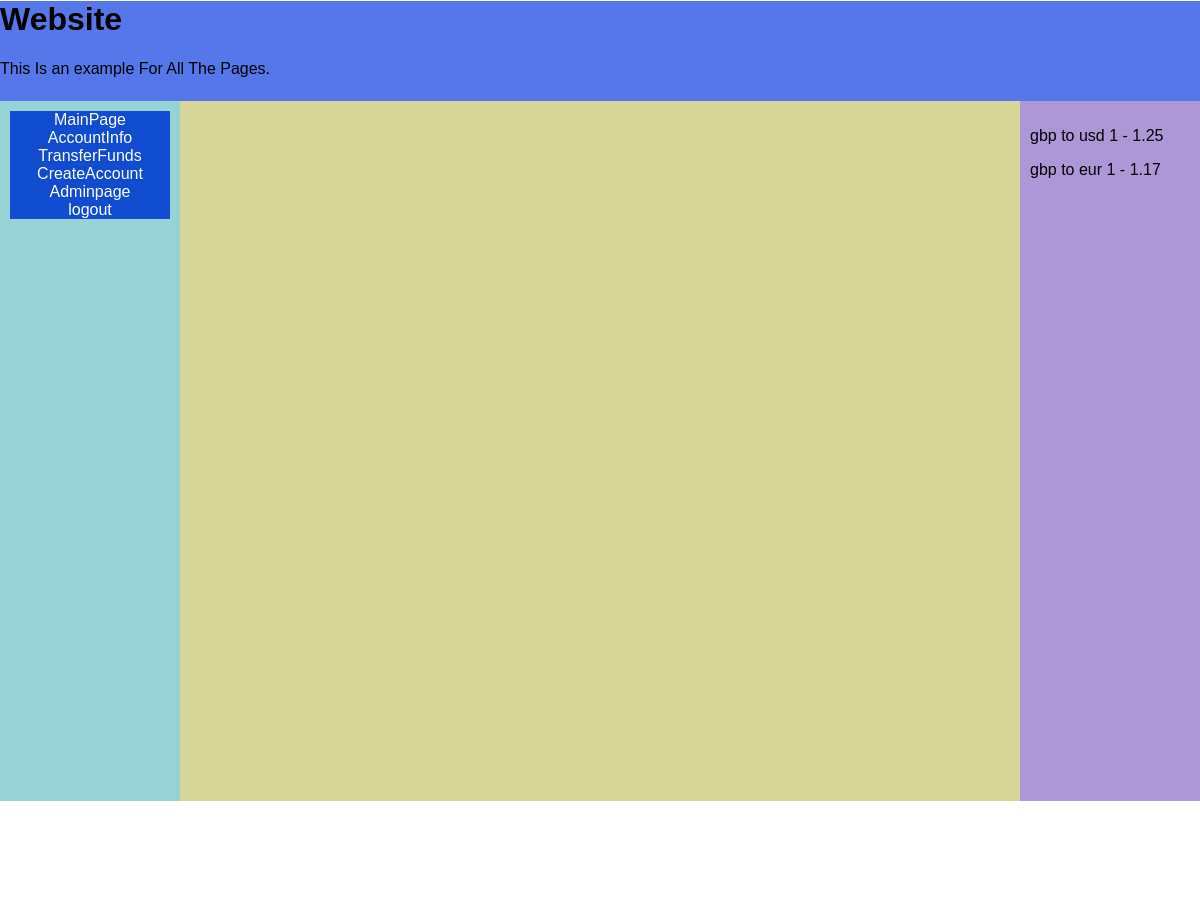
The app's page /pages/accountinfo.php (signed in), older data.
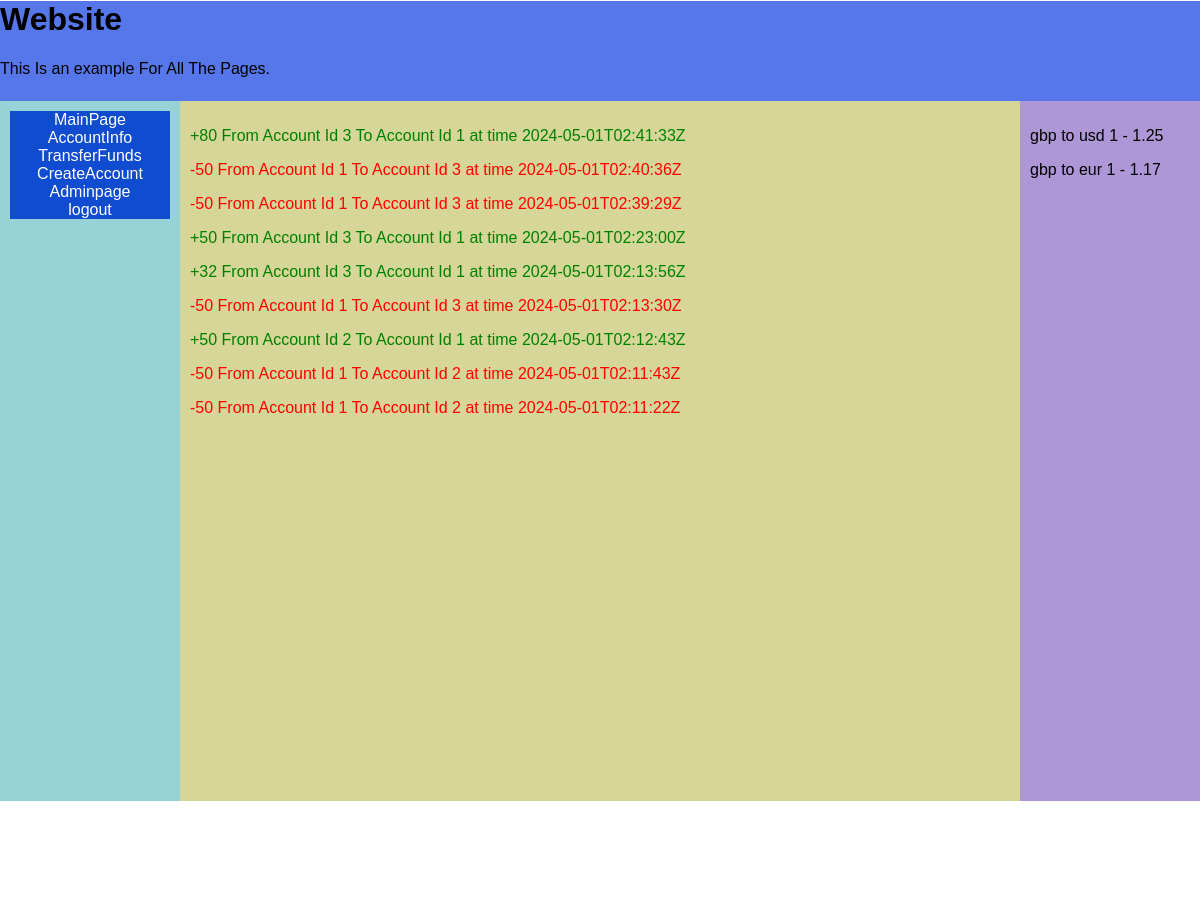
The same page, newer data.
### tables this page shows
CREATE TABLE "Currency" (
	"CurrencyId"	INTEGER NOT NULL UNIQUE,
	"Togbp"	REAL NOT NULL,
	"name"	TEXT NOT NULL,
	PRIMARY KEY("CurrencyId")
);

CREATE TABLE "Transaction_Table" (
	"TransactionId"	INTEGER NOT NULL UNIQUE,
	"Ammount"	REAL NOT NULL,
	"time"	INTEGER NOT NULL UNIQUE,
	"convertion"	REAL NOT NULL,
	"SenderId"	INTEGER NOT NULL,
	"ReciverId"	INTEGER NOT NULL,
	FOREIGN KEY("SenderId") REFERENCES "Account_Table"("AccountId"),
	FOREIGN KEY("ReciverId") REFERENCES "Account_Table"("AccountId"),
	PRIMARY KEY("TransactionId" AUTOINCREMENT)
);

### pages/accountinfo.php (the view, shortened to what this page needs)
<!DOCTYPE html>
<html lang="en">
<head>
<link rel="stylesheet" href="../css/thecss.css">
</head>
<body>
<?php
include '../assets/headerbar.php';
?>
<div class = "row">
  <?php
  include '../assets/left_sidebar.php';
  ?>
  <div class = "column centre">
    <?php
    $db = new SQLite3('../db/db.db');
    $userid = $_SESSION["user_id"];
    $sql = "SELECT * From Transaction_Table
    Where ReciverId = $userid OR senderid = $userid
    ORDER by TIME DESC
    ";
    $results = $db->query($sql);
    $result = $results->fetchArray();
    while($result != False){
      if($result["SenderId"] == $userid){
        echo "<p style='color:red;'> -".$result["Ammount"]." From Account Id ".$result["SenderId"]." To Account Id ".$result["ReciverId"]." at time ". date("Y-m-d\TH:i:s\Z",$result["time"])."</p>";
      }
      else{
        echo "<p style='color:green;'> +".($result["Ammount"]*$result["convertion"])." From Account Id ".$result["SenderId"]." To Account Id ".$result["ReciverId"]." at time ". date("Y-m-d\TH:i:s\Z",$result["time"])."</p>";
      }
      $result = $results->fetchArray();
    }
    ?>
  </div>
  <div class = "column right">
  <?php
    $sql = "SELECT Togbp,name From Currency where CurrencyId > 1";
    $results = $db->query($sql);
    $result = $results->fetchArray();
    while($result != False){
      echo "<p> gbp to ".$result["name"]."  1 - ".$result["Togbp"]."</p>";
      $result = $results->fetchArray();
    }
    ?>
  </div>
</div>
</body>
</html>

### assets/headerbar.php (shortened to what this page needs)
<!DOCTYPE html>
<html lang="en">
<head>
<link rel="stylesheet" href="../css/thecss.css">
</head>
<div class = "headerbar">
  <h1>Website</h1>
  <p>This Is an example For All The Pages.</p>
</div>

### assets/left_sidebar.php (shortened to what this page needs)
<!DOCTYPE html>
<html lang="en">
<head>
<link rel="stylesheet" href="../css/thecss.css">
</head>
<div class = "column left">
  <a href="mainpage.php" class = "button">MainPage </a>
  <a href="accountinfo.php" class = "button">AccountInfo </a>
  <a href="TransferFunds.php" class = "button">TransferFunds </a>
  <a href="createaccount.php" class = "button">CreateAccount</a>
  <a href="adminpage.php" class = "button">Adminpage</a>
  <a href="logout.php" class = "button">logout</a>
  </div>

### css/thecss.css (style rules this page uses)
html, body { height: 100%; width: 100%; margin: 0px; }
.headerbar { margin-top: -20px; width: 100%; background-color: #5577e9; overflow: show; height:100px; }
.row { height: 100%; padding-top: 0px; }
.row:after { content: ""; display: table; clear: both; }
.column { float: left; padding: 10px; max-width: 100%; height: calc(100% - 100px); }
.left { background-color: #97d2d6; width: 15%; }
.centre { background-color: #d5d697; width: 70%; }
.right { background-color: #ad97d6; width: 15%; }
.button { background-color: #0f4ccf; border: none; color: white; padding:0; text-align: center; text-decoration: none; display: inline-block; font-size: 16px; transition-duration: 0.2s; width: 100%; }

### pages/accountinfo.php (style rules this page uses)
* { box-sizing: border-box; }
body { font-family: Arial, Helvetica, sans-serif; }

### assets/headerbar.php (style rules this page uses)
* { box-sizing: border-box; }
body { font-family: Arial, Helvetica, sans-serif; }

### assets/left_sidebar.php (style rules this page uses)
* { box-sizing: border-box; }
body { font-family: Arial, Helvetica, sans-serif; }

Row changes from the older to the newer data that the page shows:
added transaction_table: $result["Ammount"]*$result["convertion"] "80", SenderId "3", ReciverId "1", time "2024-05-01T02:41:33Z"
added transaction_table: Ammount "50", SenderId "1", ReciverId "3", time "2024-05-01T02:40:36Z"
added transaction_table: Ammount "50", SenderId "1", ReciverId "3", time "2024-05-01T02:39:29Z"
added transaction_table: $result["Ammount"]*$result["convertion"] "50", SenderId "3", ReciverId "1", time "2024-05-01T02:23:00Z"
added transaction_table: $result["Ammount"]*$result["convertion"] "32", SenderId "3", ReciverId "1", time "2024-05-01T02:13:56Z"
added transaction_table: Ammount "50", SenderId "1", ReciverId "3", time "2024-05-01T02:13:30Z"
added transaction_table: $result['Ammount']*$result['convertion'] "50", SenderId "2", ReciverId "1", time "2024-05-01T02:12:43Z"
added transaction_table: Ammount "50", SenderId "1", ReciverId "2", time "2024-05-01T02:11:43Z"
added transaction_table: Ammount "50", SenderId "1", ReciverId "2", time "2024-05-01T02:11:22Z"
